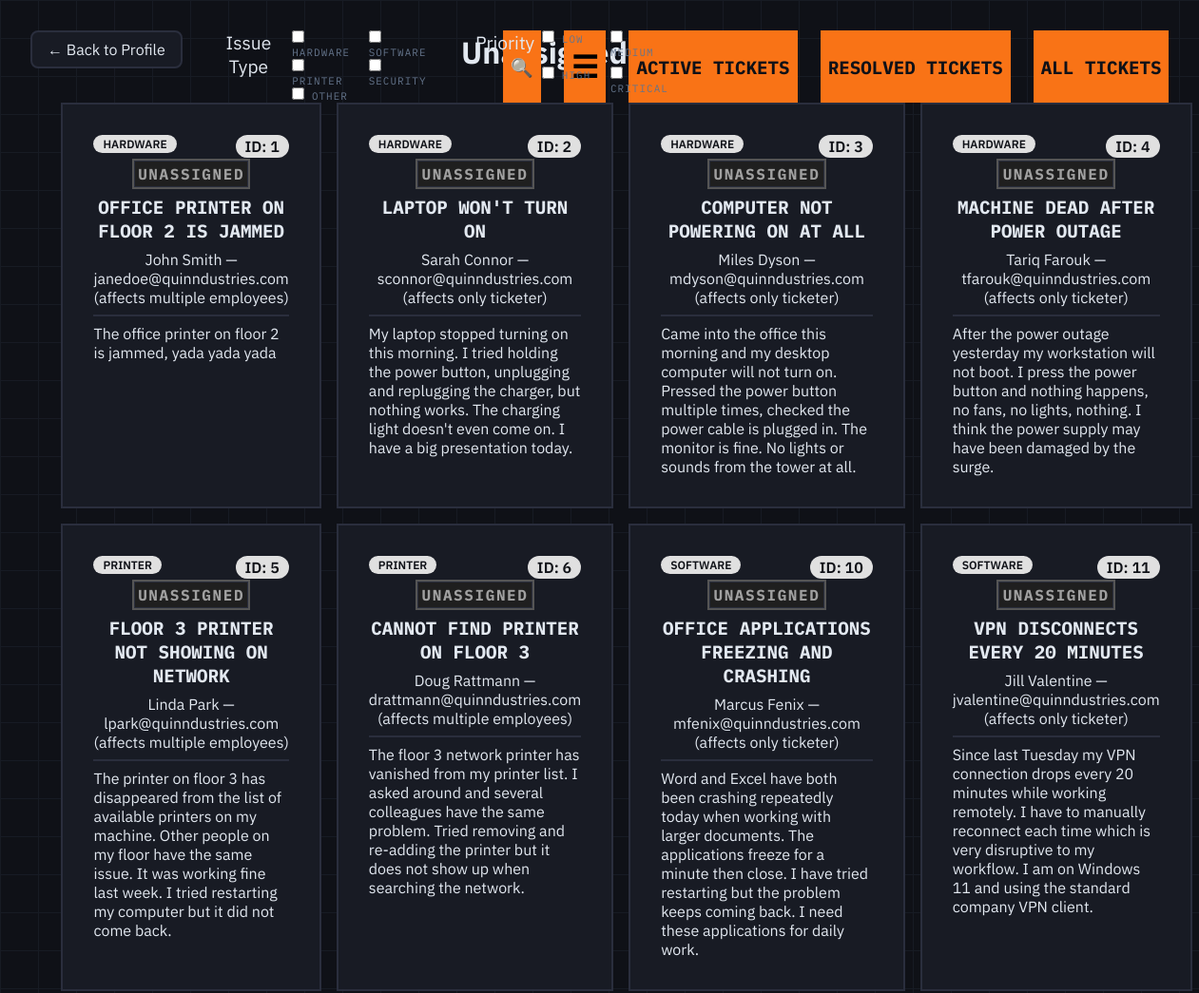
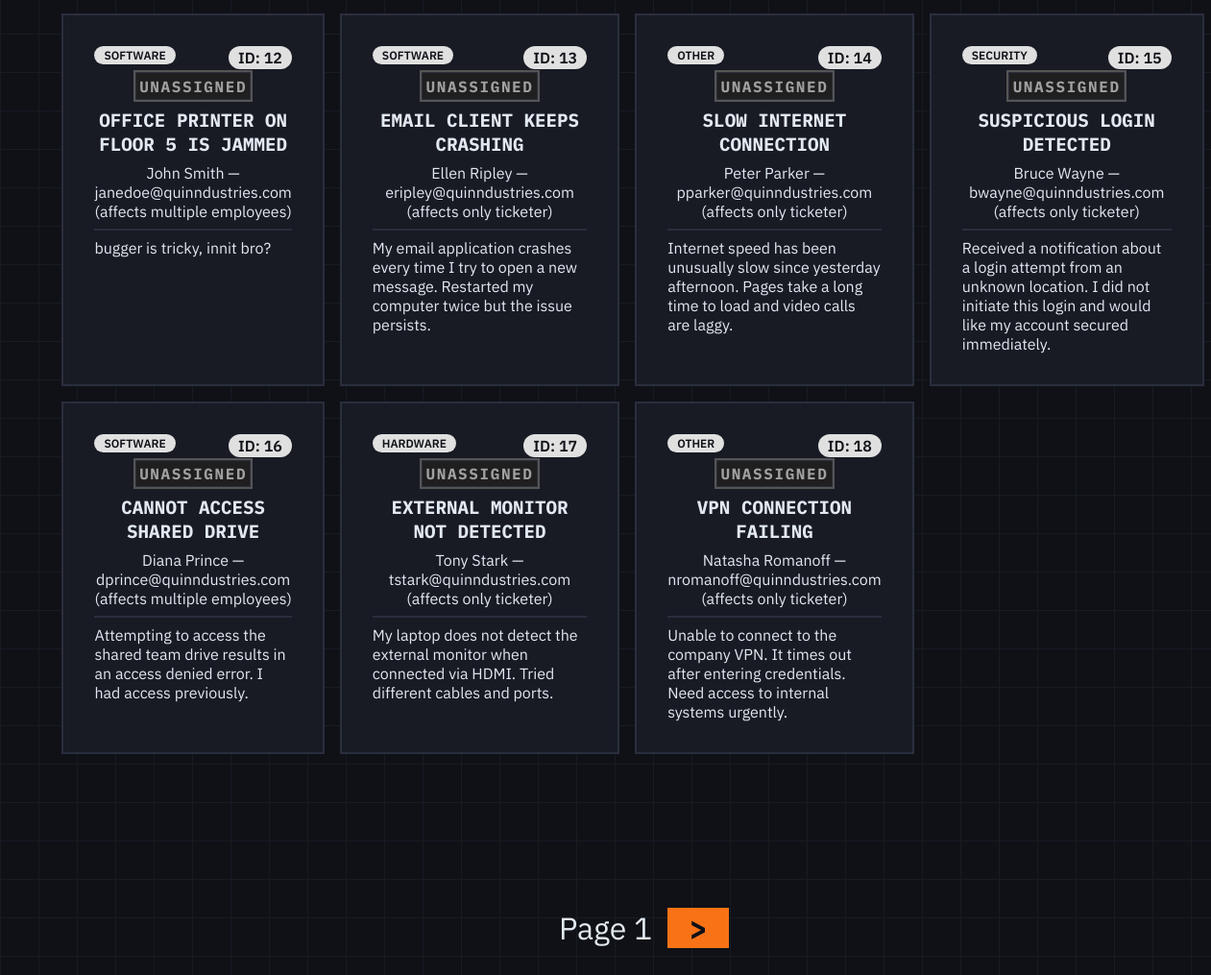
Screenshot of /tickets/view?tab=unassigned&page=1 (signed in) with the database file from the repository (2 pictures, top to bottom).
### tables this page shows
CREATE TABLE tickets (
            id INTEGER PRIMARY KEY AUTOINCREMENT,
            ticketer_name TEXT NOT NULL,
            ticketer_email TEXT NOT NULL,
            issue_type TEXT NOT NULL,
            priority TEXT,
            affects_others INTEGER NOT NULL DEFAULT 0,
            summary TEXT NOT NULL,
            description TEXT NOT NULL,
            status TEXT NOT NULL,
            resolution_details TEXT,
            specialist_username_assigned TEXT,
            submission_date TEXT NOT NULL,
            assignment_date TEXT,
            resolution_date TEXT   
            );

### app.py (the view)
@app.route('/tickets/view', methods=['GET'])
def viewTickets():
    auth_error = it_only_check()
    if auth_error:
        return render_template("login.html")
    page = request.args.get('page', 1, type=int)
    tab = request.args.get('tab','all')
    if page < 1:
        return jsonify({"error": "invalid page number"}), 400
    if not tab in ['unassigned','active','resolved', 'all']:
        return jsonify({"error": "invalid tab type"}), 400
    db = get_db()
    if tab == 'all':
        total = db.execute('SELECT COUNT(*) FROM tickets').fetchone()[0]
        tickets = db.execute('SELECT * FROM tickets LIMIT ? OFFSET ?', (TICKETS_PER_PAGE, (page-1) * TICKETS_PER_PAGE,)).fetchall()
    else:
        total = db.execute('SELECT COUNT(*) FROM tickets WHERE status = ?', (tab,)).fetchone()[0]
        tickets = db.execute('SELECT * FROM tickets WHERE status = ? LIMIT ? OFFSET ?', (tab, TICKETS_PER_PAGE, (page-1) * TICKETS_PER_PAGE,)).fetchall()
    db.close()
    max_page = max(1, -(-total // TICKETS_PER_PAGE))
    if page > max_page:
        return redirect(f'/tickets/view?tab={tab}&page={max_page}')
    return render_template("tickets.html", tickets=[dict(t) for t in tickets], tab=tab, page_num = page, has_next=(page * TICKETS_PER_PAGE) < total, username=session.get("username"))

### app.py (called while the page is built)
def it_only_check():
    if not session.get("is_it_department"):
        return jsonify({"error": "unauthorized"}), 403
    return None

### database.py (called while the page is built)
def get_db():
    conn = sqlite3.connect(DATABASE)
    conn.row_factory = sqlite3.Row
    return conn

### templates/tickets.html (shortened to what this page needs)
<!DOCTYPE html>
<html lang="en">
<head>
  <link href="/static/ticketstyles.css" rel="stylesheet">
</head>
<body>
  <h1 id="page-title"> {{tab | capitalize}} Tickets</h1>
  <a class="return-arrow" href="/profile/{{username}}">← Back to Profile</a>
  <nav id="ticket-list-navbar">
    <div id="navbar-left">
      <div id="issue-type-filter" class="filter-category">
        <p class="filter-label">Issue Type</p>
        <div class="filter-group">
          <label><input type="checkbox" value="hardware" onchange="applyFilters()"> Hardware</label>
          <label><input type="checkbox" value="software" onchange="applyFilters()"> Software</label>
          <label><input type="checkbox" value="printer" onchange="applyFilters()"> Printer</label>
          <label><input type="checkbox" value="security" onchange="applyFilters()"> Security</label>
          <label><input type="checkbox" value="other" onchange="applyFilters()"> Other</label>
        </div>
      </div>
      <div id ="priority-filter" class="filter-category">
        <p class="filter-label">Priority</p>
        <div class="filter-group">
          <label><input type="checkbox" value="low" onchange="applyFilters()"> Low</label>
          <label><input type="checkbox" value="medium" onchange="applyFilters()"> Medium</label>
          <label><input type="checkbox" value="high" onchange="applyFilters()"> High</label>
          <label><input type="checkbox" value="critical" onchange="applyFilters()"> Critical</label>
        </div>
      </div>
    </div>
    <div id="navbar-right">
      <button id="search-btn" class="toggle btn" onclick="toggleSearch()" ><span id="search-icon">🔍</span></button>
      <button id="toggle-display-btn" class="toggle btn" onclick="toggleLayout()" ><span id="toggle-icon">☰</span></button>
      <div id="status-btn-container">
        <a id="active-btn" class="btn" href="/tickets/view?tab=active&amp;page={{page_num}}">Active Tickets</a>
        <a id="resolved-btn" class="btn" href="/tickets/view?tab=resolved&amp;page={{page_num}}">Resolved Tickets</a>
        <a id="all-btn" class="btn" href="/tickets/view?tab=all&amp;page={{page_num}}">All Tickets</a>
      </div>
    </div>
  </nav>
  {% if tickets %}
  <section id="ticket-list" class="ticket-list grid-view">
      {% for ticket in tickets%}
        <a href="/tickets/view/{{ticket.id}}?tab={{tab}}&page={{page_num}}">
          <div class="ticket-card">
            <p class="id-badge">ID: {{ ticket.id }}</p>
            <div class="ticket-header">
              <p class="badge">{{ ticket.issue_type }}</p>
              {% if ticket.status == 'active' %}
                <div class="priority priority-{{ ticket.priority }}">{{ ticket.priority }}</div>
              {% else %}
              <div class="priority priority-inactive">{{ ticket.status }}</div>
              {% endif %}
            </div>
            <h3>{{ ticket.summary }}</h3>
            <p class="ticket-meta">{{ ticket.ticketer_name }} — {{ ticket.ticketer_email }} <br>
              {% if ticket.affects_others == 1 %}
                (affects multiple employees)
              {% else %}
                (affects only ticketer)
              {% endif %}</p>
            <p class="ticket-description">{{ ticket.description | truncate(240) }}</p>
          </div>
        </a>
      {% endfor %}
  </section>
  {% else %}
      <p id="no-tickets">No tickets yet.</p>
  {% endif %}
  <div id="pagination-controls">
    <div id="page-num">Page {{ page_num }}</div>
    {% if has_next %}
    <a id="page-right" class="btn" href="/tickets/view?tab={{tab}}&page={{page_num+1}}">&gt;</a>
    {% else %}
    <div id="page-right"></div>
    {% endif %}
</div>
</body>
</html>

### rows the page displays
tickets: id "1", issue_type "HARDWARE", status "UNASSIGNED", summary "OFFICE PRINTER ON FLOOR 2 IS JAMMED", ticketer_name "John Smith", ticketer_email "janedoe@quinndustries.com", affects_others "(affects multiple employees)", description "The office printer on floor 2 is jammed, yada yada yada"
tickets: id "2", issue_type "HARDWARE", status "UNASSIGNED", summary "LAPTOP WON'T TURN ON", ticketer_name "Sarah Connor", ticketer_email "sconnor@quinndustries.com", affects_others "(affects only ticketer)", description "My laptop stopped turning on this morning. I tried holding the power button, unplugging and replugging the charger, but nothing works. The charging light doesn't even come on. I have a big presentation today."
tickets: id "3", issue_type "HARDWARE", status "UNASSIGNED", summary "COMPUTER NOT POWERING ON AT ALL", ticketer_name "Miles Dyson", ticketer_email "mdyson@quinndustries.com", affects_others "(affects only ticketer)", description "Came into the office this morning and my desktop computer will not turn on. Pressed the power button multiple times, checked the power cable is plugged in. The monitor is fine. No lights or sounds from the tower at all."
tickets: id "4", issue_type "HARDWARE", status "UNASSIGNED", summary "MACHINE DEAD AFTER POWER OUTAGE", ticketer_name "Tariq Farouk", ticketer_email "tfarouk@quinndustries.com", affects_others "(affects only ticketer)", description "After the power outage yesterday my workstation will not boot. I press the power button and nothing happens, no fans, no lights, nothing. I think the power supply may have been damaged by the surge."
tickets: id "5", issue_type "PRINTER", status "UNASSIGNED", summary "FLOOR 3 PRINTER NOT SHOWING ON NETWORK", ticketer_name "Linda Park", ticketer_email "lpark@quinndustries.com", affects_others "(affects multiple employees)", description "The printer on floor 3 has disappeared from the list of available printers on my machine. Other people on my floor have the same issue. It was working fine last week. I tried restarting my computer but it did not come back."
tickets: id "6", issue_type "PRINTER", status "UNASSIGNED", summary "CANNOT FIND PRINTER ON FLOOR 3", ticketer_name "Doug Rattmann", ticketer_email "drattmann@quinndustries.com", affects_others "(affects multiple employees)", description "The floor 3 network printer has vanished from my printer list. I asked around and several colleagues have the same problem. Tried removing and re-adding the printer but it does not show up when searching the network."
tickets: id "10", issue_type "SOFTWARE", status "UNASSIGNED", summary "OFFICE APPLICATIONS FREEZING AND CRASHING", ticketer_name "Marcus Fenix", ticketer_email "mfenix@quinndustries.com", affects_others "(affects only ticketer)", description "Word and Excel have both been crashing repeatedly today when working with larger documents. The applications freeze for a minute then close. I have tried restarting but the problem keeps coming back. I need these applications for daily work."
tickets: id "11", issue_type "SOFTWARE", status "UNASSIGNED", summary "VPN DISCONNECTS EVERY 20 MINUTES", ticketer_name "Jill Valentine", ticketer_email "jvalentine@quinndustries.com", affects_others "(affects only ticketer)", description "Since last Tuesday my VPN connection drops every 20 minutes while working remotely. I have to manually reconnect each time which is very disruptive to my workflow. I am on Windows 11 and using the standard company VPN client."
tickets: id "12", issue_type "SOFTWARE", status "UNASSIGNED", summary "OFFICE PRINTER ON FLOOR 5 IS JAMMED", ticketer_name "John Smith", ticketer_email "janedoe@quinndustries.com", affects_others "(affects multiple employees)", description "bugger is tricky, innit bro?"
tickets: id "13", issue_type "SOFTWARE", status "UNASSIGNED", summary "EMAIL CLIENT KEEPS CRASHING", ticketer_name "Ellen Ripley", ticketer_email "eripley@quinndustries.com", affects_others "(affects only ticketer)", description "My email application crashes every time I try to open a new message. Restarted my computer twice but the issue persists."
tickets: id "14", issue_type "OTHER", status "UNASSIGNED", summary "SLOW INTERNET CONNECTION", ticketer_name "Peter Parker", ticketer_email "pparker@quinndustries.com", affects_others "(affects only ticketer)", description "Internet speed has been unusually slow since yesterday afternoon. Pages take a long time to load and video calls are laggy."
tickets: id "15", issue_type "SECURITY", status "UNASSIGNED", summary "SUSPICIOUS LOGIN DETECTED", ticketer_name "Bruce Wayne", ticketer_email "bwayne@quinndustries.com", affects_others "(affects only ticketer)", description "Received a notification about a login attempt from an unknown location. I did not initiate this login and would like my account secured immediately."
tickets: id "16", issue_type "SOFTWARE", status "UNASSIGNED", summary "CANNOT ACCESS SHARED DRIVE", ticketer_name "Diana Prince", ticketer_email "dprince@quinndustries.com", affects_others "(affects multiple employees)", description "Attempting to access the shared team drive results in an access denied error. I had access previously."
tickets: id "17", issue_type "HARDWARE", status "UNASSIGNED", summary "EXTERNAL MONITOR NOT DETECTED", ticketer_name "Tony Stark", ticketer_email "tstark@quinndustries.com", affects_others "(affects only ticketer)", description "My laptop does not detect the external monitor when connected via HDMI. Tried different cables and ports."
tickets: id "18", issue_type "OTHER", status "UNASSIGNED", summary "VPN CONNECTION FAILING", ticketer_name "Natasha Romanoff", ticketer_email "nromanoff@quinndustries.com", affects_others "(affects only ticketer)", description "Unable to connect to the company VPN. It times out after entering credentials. Need access to internal systems urgently."

### other values shown
{{ tab | capitalize }} "Unassigned"
{{ page_num }} "1"
